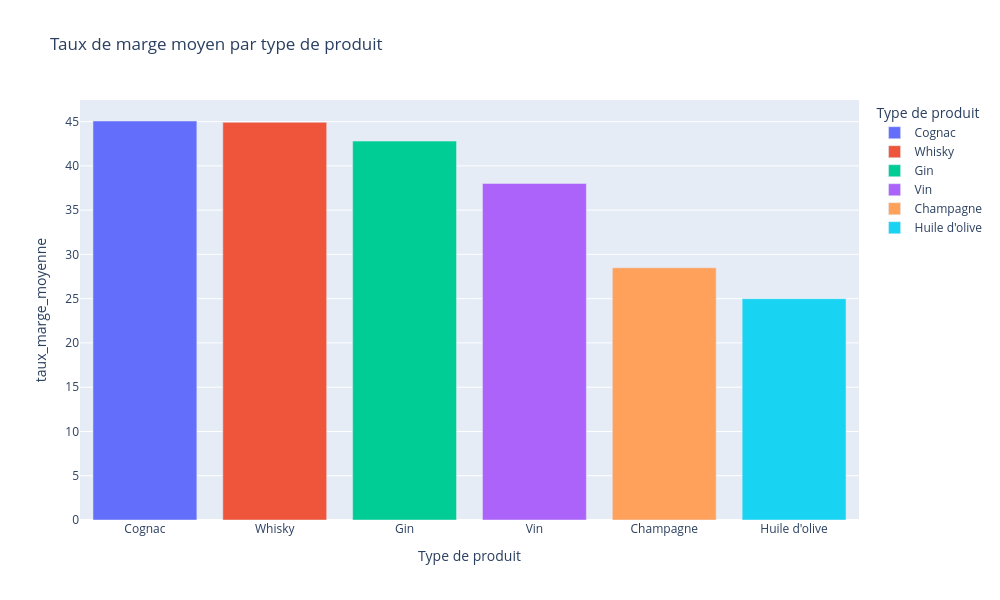

Write notebook code for a chart like this one.
### Code cell
#Affichage dans un graphique du taux de marge par type de produit

fig = px.bar(df_marge_par_type, 
             x='product_type', 
             y='taux_marge_moyenne', 
             color='product_type',
             hover_data=["product_type"],
             width=1000,
             height=500,
             title="Taux de marge moyen par type de produit",
             labels={'marge_moyenne': 'Marge_moyenne', 'product_type': 'Type de produit'})

fig.update_layout(yaxis={'categoryorder':'total ascending'}, 
                 height=600)

fig.show()

### Figure 1 — Plotly figure (JSON) as saved in the notebook; plotly's stock layout.template omitted (floating-point values rounded to 4 significant figures)
{"data": [{"hovertemplate": "Type de produit=%{x}<br>taux_marge_moyenne=%{y}<extra></extra>", "legendgroup": "Cognac", "marker": {"color": "#636efa", "pattern": {"shape": ""}}, "name": "Cognac", "orientation": "v", "showlegend": true, "textposition": "auto", "type": "bar", "x": ["Cognac"], "xaxis": "x", "y": [45.07], "yaxis": "y"}, {"hovertemplate": "Type de produit=%{x}<br>taux_marge_moyenne=%{y}<extra></extra>", "legendgroup": "Whisky", "marker": {"color": "#EF553B", "pattern": {"shape": ""}}, "name": "Whisky", "orientation": "v", "showlegend": true, "textposition": "auto", "type": "bar", "x": ["Whisky"], "xaxis": "x", "y": [44.92], "yaxis": "y"}, {"hovertemplate": "Type de produit=%{x}<br>taux_marge_moyenne=%{y}<extra></extra>", "legendgroup": "Gin", "marker": {"color": "#00cc96", "pattern": {"shape": ""}}, "name": "Gin", "orientation": "v", "showlegend": true, "textposition": "auto", "type": "bar", "x": ["Gin"], "xaxis": "x", "y": [42.8], "yaxis": "y"}, {"hovertemplate": "Type de produit=%{x}<br>taux_marge_moyenne=%{y}<extra></extra>", "legendgroup": "Vin", "marker": {"color": "#ab63fa", "pattern": {"shape": ""}}, "name": "Vin", "orientation": "v", "showlegend": true, "textposition": "auto", "type": "bar", "x": ["Vin"], "xaxis": "x", "y": [38.02], "yaxis": "y"}, {"hovertemplate": "Type de produit=%{x}<br>taux_marge_moyenne=%{y}<extra></extra>", "legendgroup": "Champagne", "marker": {"color": "#FFA15A", "pattern": {"shape": ""}}, "name": "Champagne", "orientation": "v", "showlegend": true, "textposition": "auto", "type": "bar", "x": ["Champagne"], "xaxis": "x", "y": [28.49], "yaxis": "y"}, {"hovertemplate": "Type de produit=%{x}<br>taux_marge_moyenne=%{y}<extra></extra>", "legendgroup": "Huile d'olive", "marker": {"color": "#19d3f3", "pattern": {"shape": ""}}, "name": "Huile d'olive", "orientation": "v", "showlegend": true, "textposition": "auto", "type": "bar", "x": ["Huile d'olive"], "xaxis": "x", "y": [25.0], "yaxis": "y"}], "layout": {"barmode": "relative", "height": 600, "legend": {"title": {"text": "Type de produit"}, "tracegroupgap": 0}, "title": {"text": "Taux de marge moyen par type de produit"}, "width": 1000, "xaxis": {"anchor": "y", "categoryarray": ["Cognac", "Whisky", "Gin", "Vin", "Champagne", "Huile d'olive"], "categoryorder": "array", "domain": [0, 1], "title": {"text": "Type de produit"}}, "yaxis": {"anchor": "x", "categoryorder": "total ascending", "domain": [0, 1], "title": {"text": "taux_marge_moyenne"}}}}
